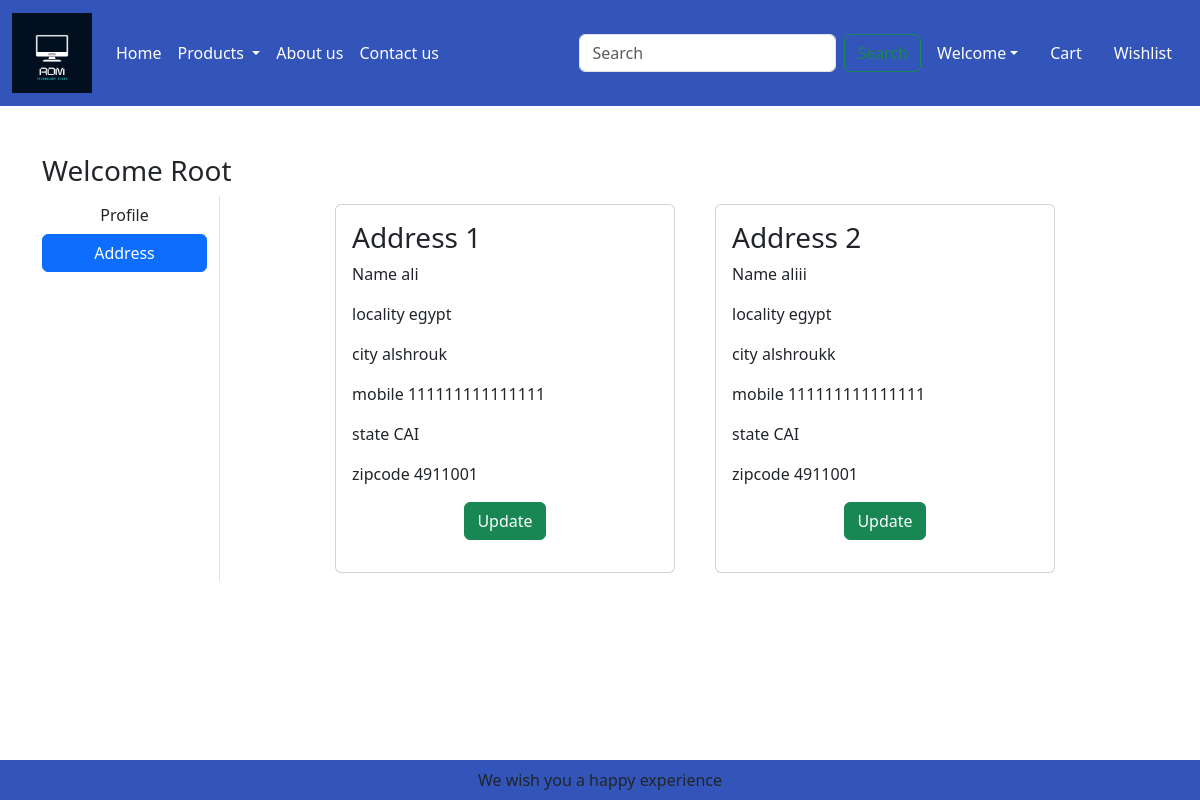
The page /address/ (signed in) on the database its author committed.
### pages/models.py (models this page shows, shortened)
class Customer(models.Model):
    user = models.ForeignKey(User,on_delete=models.CASCADE)
    name = models.CharField(max_length=200)
    locality = models.CharField(max_length=200)
    city = models.CharField(max_length=50)
    mobile = models.IntegerField(default=0)
    zipcode = models.IntegerField()
    state = models.CharField(choices=STATE_CHOICES,max_length=100)

### pages/views.py (the view)
# urls.py: path('address/',views.address,name='address'),
def address(request):
    totalitem = 0
    witem = 0
    if request.user.is_authenticated:
        totalitem = len(Cart.objects.filter(user=request.user))
        witem = len(Wishlist.objects.filter(user=request.user))
    add =  Customer.objects.filter(user=request.user)
    return render(request, 'pages/address.html',locals())

### templates/pages/address.html (shortened to what this page needs)
{% extends "pages/base.html" %}
{% load static %}
{% block main-content %}
<div class="container my-5">
    <div class="row ">
        <h3>Welcome <span class="text-capitalize">{{request.user}}</span></h3>
        <div class="col-sm-2 border-end">
            <ul class="list-unstyled">
                <li class="d-grid"><a href="{% url 'profile' %}" class="btn ">Profile</a></li>
                <li class="d-grid"><a href="{% url 'address' %}" class="btn btn-primary">Address</a></li>
            </ul>
        </div>
        <div class="col-sm-8 offset-sm-1">
            <div class="row">
                {% for ad in add %}
                <div class="col-sm-6">
                        <div class="card m-2">
                            <div class="card-body">
                                <h3>Address {{forloop.counter}}</h3>
                                <p> Name {{ad.name}}</p>
                                <p> locality {{ad.locality}}</p>
                                <p> city {{ad.city}}</p>
                                <p> mobile {{ad.mobile}}</p>
                                <p> state {{ad.state}}</p>
                                <p> zipcode {{ad.zipcode}}</p>
                                <p class="text-center"><a href="{% url "updateAddress" pk=ad.id %}" type="button" class="btn
                                    btn-success">Update</a></p>
                            </div>
                        </div>
                    </div>
                {% endfor %}
            </div>
        </div>
{% endblock main-content %}

### rows shown on the page
Customer: name "ali", locality "egypt", city "alshrouk", mobile "111111111111111", state "CAI", zipcode "4911001"
Customer: name "aliii", locality "egypt", city "alshroukk", mobile "111111111111111", state "CAI", zipcode "4911001"

### other values the page prints
{{ request.user }} "Root"
